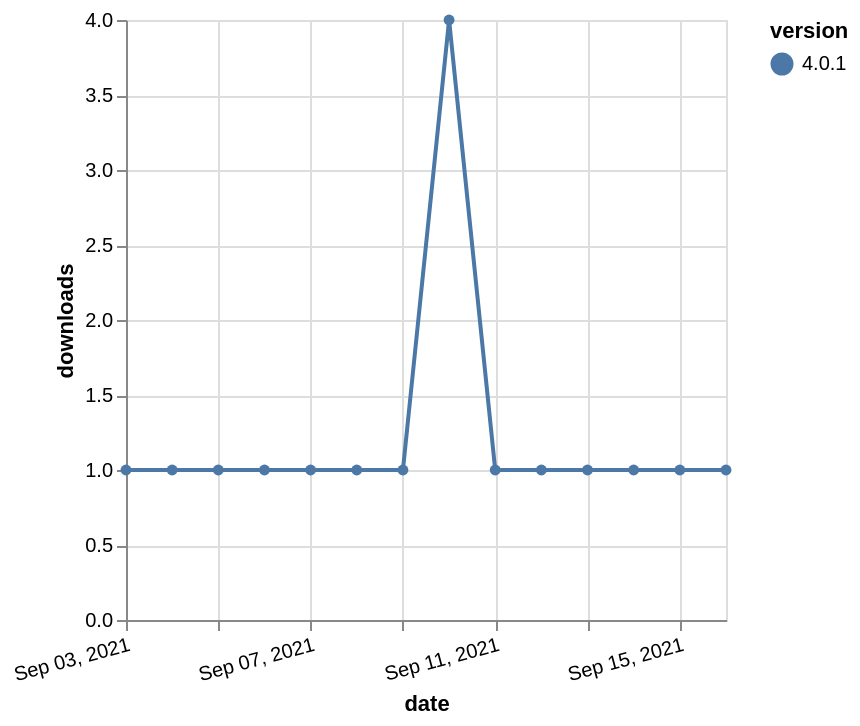

The Vega-Lite source for this figure:
### Vega-Lite specification from a JSON file in a GitHub repository (floating-point values rounded to 4 significant figures)
{"$schema": "https://vega.github.io/schema/vega-lite/v5.json", "description": "A simple bar chart with embedded data.", "data": {"values": [{"date": "2021-09-03", "total": 182, "delta": 1, "version": "4.0.1"}, {"date": "2021-09-04", "total": 183, "delta": 1, "version": "4.0.1"}, {"date": "2021-09-05", "total": 184, "delta": 1, "version": "4.0.1"}, {"date": "2021-09-06", "total": 185, "delta": 1, "version": "4.0.1"}, {"date": "2021-09-07", "total": 186, "delta": 1, "version": "4.0.1"}, {"date": "2021-09-08", "total": 187, "delta": 1, "version": "4.0.1"}, {"date": "2021-09-09", "total": 188, "delta": 1, "version": "4.0.1"}, {"date": "2021-09-10", "total": 192, "delta": 4, "version": "4.0.1"}, {"date": "2021-09-11", "total": 193, "delta": 1, "version": "4.0.1"}, {"date": "2021-09-12", "total": 194, "delta": 1, "version": "4.0.1"}, {"date": "2021-09-13", "total": 195, "delta": 1, "version": "4.0.1"}, {"date": "2021-09-14", "total": 196, "delta": 1, "version": "4.0.1"}, {"date": "2021-09-15", "total": 197, "delta": 1, "version": "4.0.1"}, {"date": "2021-09-16", "total": 198, "delta": 1, "version": "4.0.1"}]}, "width": "container", "mark": {"type": "line", "point": {"filled": true}}, "encoding": {"x": {"field": "date", "type": "temporal", "timeUnit": "yearmonthdate", "title": "date", "axis": {"labelAngle": -15}}, "y": {"field": "delta", "type": "quantitative", "title": "downloads"}, "color": {"field": "version", "type": "nominal"}, "tooltip": {"field": "delta"}}}
